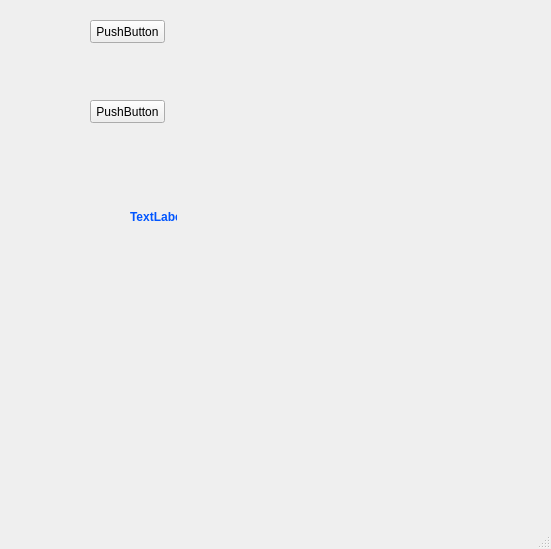
<?xml version="1.0" encoding="UTF-8"?>
<ui version="4.0">
 <class>MainWindow</class>
 <widget class="QMainWindow" name="MainWindow">
  <property name="geometry">
   <rect>
    <x>0</x>
    <y>0</y>
    <width>551</width>
    <height>549</height>
   </rect>
  </property>
  <property name="contextMenuPolicy">
   <enum>Qt::ActionsContextMenu</enum>
  </property>
  <property name="windowTitle">
   <string>MainWindow</string>
  </property>
  <property name="windowOpacity">
   <double>-4.000000000000000</double>
  </property>
  <widget class="QWidget" name="centralwidget">
   <widget class="QLabel" name="label">
    <property name="geometry">
     <rect>
      <x>130</x>
      <y>210</y>
      <width>47</width>
      <height>13</height>
     </rect>
    </property>
    <property name="contextMenuPolicy">
     <enum>Qt::CustomContextMenu</enum>
    </property>
    <property name="toolTipDuration">
     <number>-5</number>
    </property>
    <property name="text">
     <string>&lt;html&gt;&lt;head/&gt;&lt;body&gt;&lt;p&gt;&lt;span style=&quot; font-weight:600; color:#0055ff;&quot;&gt;TextLabel&lt;/span&gt;&lt;/p&gt;&lt;/body&gt;&lt;/html&gt;</string>
    </property>
   </widget>
   <widget class="QPushButton" name="pushButton">
    <property name="geometry">
     <rect>
      <x>90</x>
      <y>20</y>
      <width>75</width>
      <height>23</height>
     </rect>
    </property>
    <property name="text">
     <string>PushButton</string>
    </property>
   </widget>
   <widget class="QPushButton" name="pushButton_2">
    <property name="geometry">
     <rect>
      <x>90</x>
      <y>100</y>
      <width>75</width>
      <height>23</height>
     </rect>
    </property>
    <property name="text">
     <string>PushButton</string>
    </property>
   </widget>
  </widget>
  <widget class="QMenuBar" name="menubar">
   <property name="geometry">
    <rect>
     <x>0</x>
     <y>0</y>
     <width>551</width>
     <height>21</height>
    </rect>
   </property>
  </widget>
  <widget class="QStatusBar" name="statusbar"/>
 </widget>
 <resources/>
 <connections/>
</ui>
